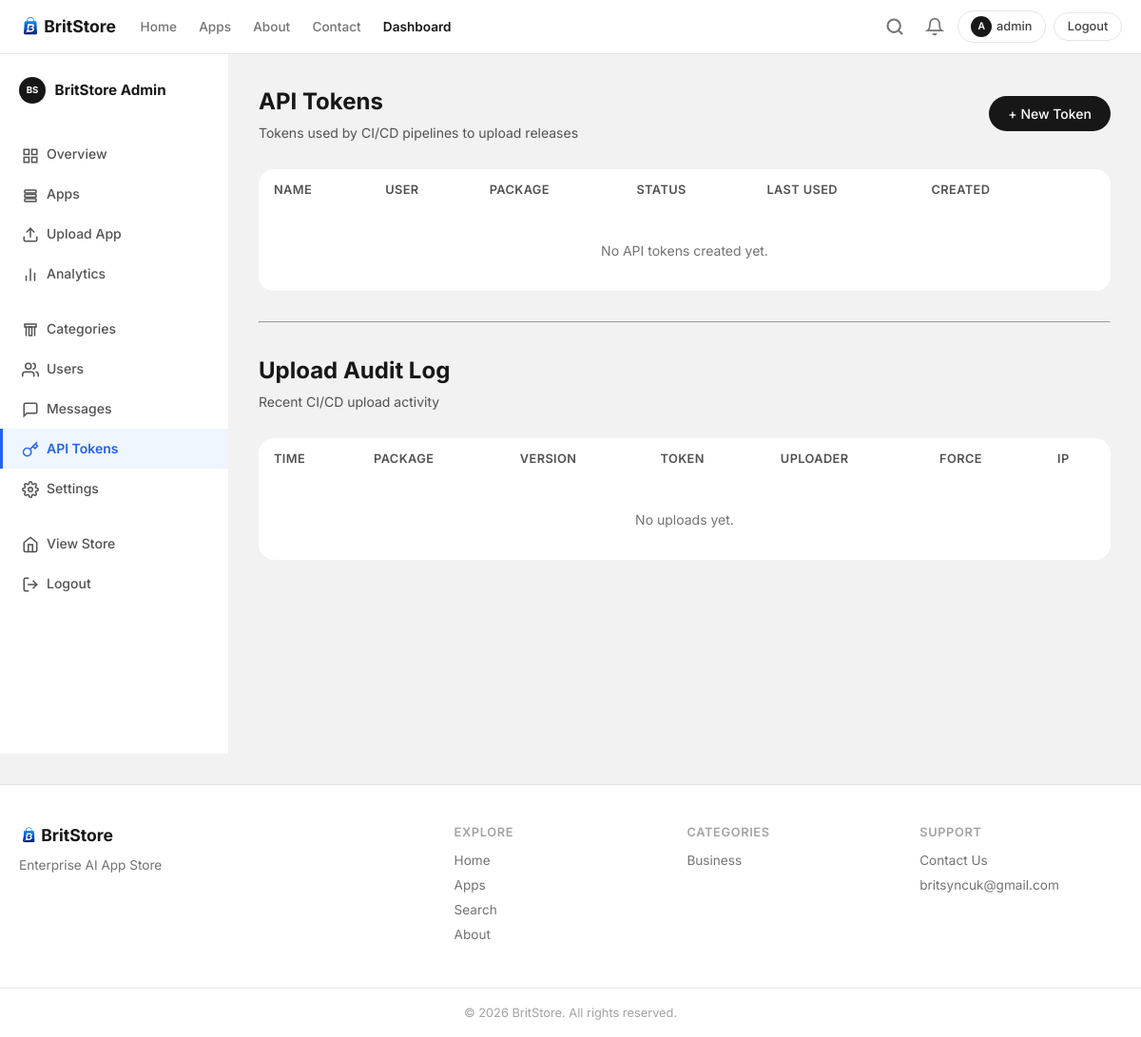
Page /dashboard/api-tokens/ (signed in) on the earlier database version.
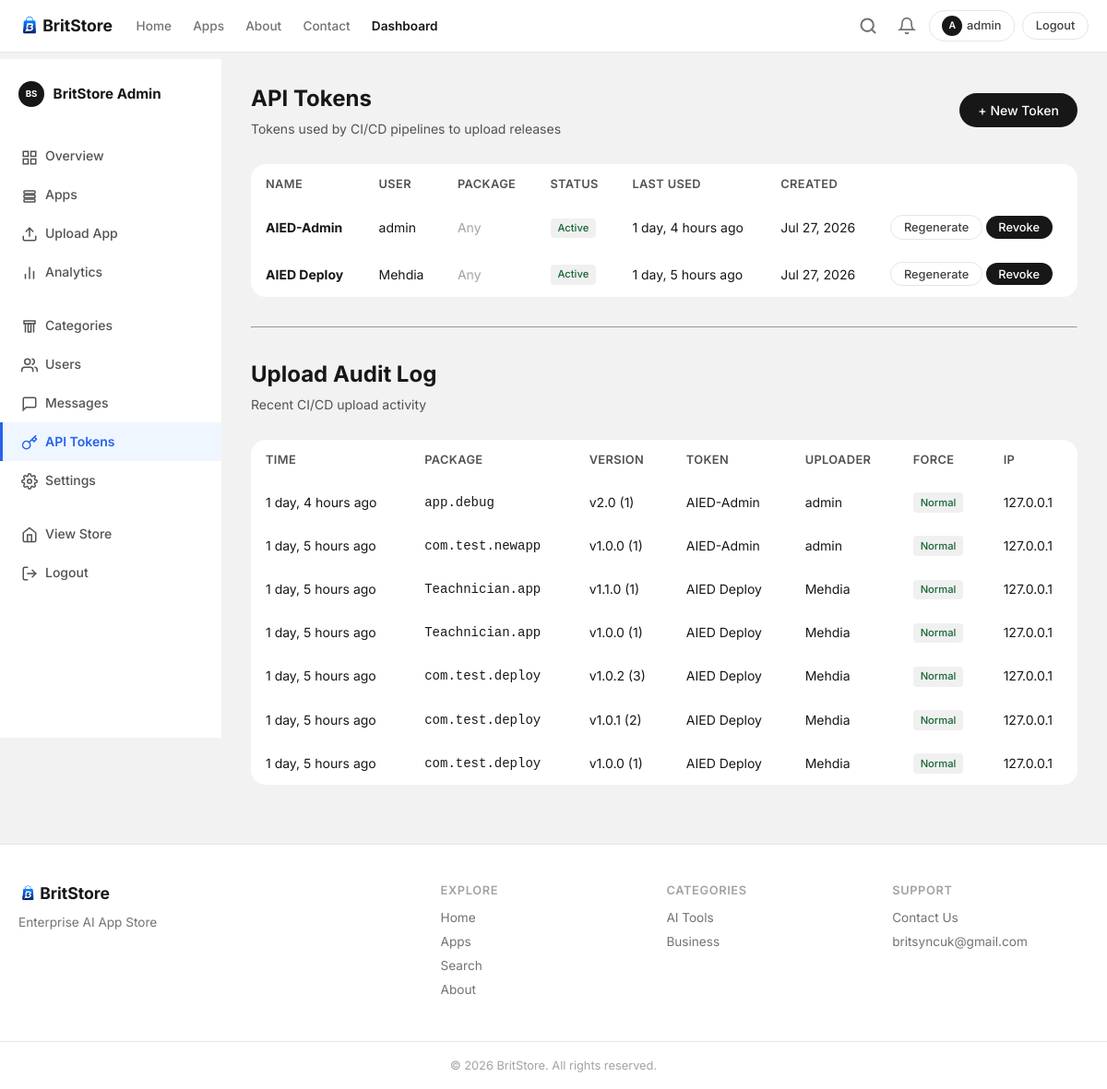
Same page on the later database version.
### store/models.py (models this page shows, shortened)
class Category(models.Model):
    name = models.CharField(max_length=100, unique=True)
    slug = models.SlugField(max_length=120, unique=True, blank=True)
    description = models.TextField(blank=True)
    icon = models.ImageField(upload_to='category_icons/', blank=True)
    icon_emoji = models.CharField(max_length=10, blank=True, help_text='Fallback emoji if no icon image')
    created_at = models.DateTimeField(auto_now_add=True)
    class Meta:
        verbose_name_plural = 'Categories'
        ordering = ['name']

class ApiToken(models.Model):
    user = models.ForeignKey(User, on_delete=models.CASCADE, related_name='api_tokens')
    name = models.CharField(max_length=100, help_text='Label for this token (e.g. "GitHub Actions - MyApp")')
    package_name = models.CharField(
        max_length=200, blank=True, default='',
        help_text='If set, this token can only upload releases for this package name (e.g. com.ascentra.crm). Leave empty for unrestricted access.',
    )
    token_hash = models.CharField(max_length=64, unique=True, editable=False, db_index=True, null=True)
    is_active = models.BooleanField(default=True)
    created_at = models.DateTimeField(auto_now_add=True)
    last_used = models.DateTimeField(null=True, blank=True)
    _raw_cache = None  # holds the raw token between generate and save
    class Meta:
        ordering = ['-created_at']

class User(AbstractUser):
    ROLE_SUPER_ADMIN = 'super_admin'
    ROLE_APP_MANAGER = 'app_manager'
    ROLE_NORMAL_USER = 'normal_user'
    ROLE_CHOICES = [
        (ROLE_SUPER_ADMIN, 'Super Admin'),
        (ROLE_APP_MANAGER, 'App Manager'),
        (ROLE_NORMAL_USER, 'Normal User'),
    ]
    role = models.CharField(max_length=20, choices=ROLE_CHOICES, default=ROLE_NORMAL_USER)
    is_fingerprint_user = models.BooleanField(default=False)
    has_upgraded = models.BooleanField(default=False)
    class Meta:
        ordering = ['username']
    @property
    def is_super_admin(self):
        return self.role == self.ROLE_SUPER_ADMIN or self.is_superuser
    @property
    def can_access_dashboard(self):
        return self.is_super_admin or self.is_app_manager or self.is_staff
    @property
    def avatar_letter(self):
        return self.username[0].upper() if self.username else '?'

class UploadAuditLog(models.Model):
    token = models.ForeignKey(ApiToken, on_delete=models.SET_NULL, null=True, blank=True, related_name='audit_logs')
    token_name = models.CharField(max_length=100, blank=True, default='')
    uploader = models.ForeignKey(User, on_delete=models.SET_NULL, null=True, blank=True, related_name='upload_audit_logs')
    package_name = models.CharField(max_length=200)
    version = models.CharField(max_length=50)
    version_code = models.IntegerField(default=1)
    force_update = models.BooleanField(default=False)
    apk_path = models.CharField(max_length=500, blank=True, default='')
    ip_address = models.GenericIPAddressField(null=True, blank=True)
    created_at = models.DateTimeField(auto_now_add=True)
    class Meta:
        ordering = ['-created_at']
        verbose_name = 'Upload Audit Log'
        verbose_name_plural = 'Upload Audit Logs'

### store/views.py (the view)
# urls.py: path('dashboard/api-tokens/', views.manage_api_tokens, name='dashboard_api_tokens'),
@super_admin_required
def manage_api_tokens(request):
    tokens = ApiToken.objects.select_related('user').all()
    ctx = {
        'tokens': tokens,
        'audit_logs': UploadAuditLog.objects.select_related('token', 'uploader').all()[:50],
    }
    for k in ('new_api_token', 'new_api_token_name', 'new_api_token_package'):
        val = request.session.pop(k, None)
        if val:
            ctx[k] = val
    return render(request, 'dashboard/api_tokens.html', ctx)

### store/context_processors.py (called while the page is built)
def site_context(request):
    settings_obj = WebsiteSettings.get_solo()
    from store.models import Category, Notification
    nav_categories = Category.objects.annotate(
        published_count=Count('apps', filter=Q(apps__published=True)),
    ).filter(published_count__gt=0)[:8]
    notifications = []
    unread_notifications = 0
    if request.user.is_authenticated and request.user.is_super_admin:
        notifications = Notification.objects.all()[:10]
        unread_notifications = Notification.objects.filter(is_read=False).count()
    return {
        'site_settings': settings_obj,
        'nav_categories': nav_categories,
        'notifications': notifications,
        'unread_notifications': unread_notifications,
    }

### store/models.py (called while the page is built)
    @classmethod
    def get_solo(cls):
        obj, _ = cls.objects.get_or_create(pk=1)
        return obj

### store/permissions.py (called while the page is built)
def super_admin_required(view_func):
    @dashboard_required
    @wraps(view_func)
    def wrapper(request, *args, **kwargs):
        if not request.user.is_super_admin:
            messages.error(request, 'Super Admin access required.')
            raise PermissionDenied
        return view_func(request, *args, **kwargs)
    return wrapper

### templates/dashboard/api_tokens.html (shortened to what this page needs)
{% extends 'base.html' %}
{% load static %}
{% block extra_css %}<link rel="stylesheet" href="{% static 'css/dashboard.css' %}">{% endblock %}
{% block content %}
<div class="dashboard-layout">
{% include 'dashboard/sidebar.html' %}
<div class="dashboard-main">
<div class="dashboard-header flex-between">
    <div>
        <h1>API Tokens</h1>
        <p>Tokens used by CI/CD pipelines to upload releases</p>
    </div>
    <a href="{% url 'dashboard_api_token_create' %}" class="btn btn-primary">+ New Token</a>
</div>
<div class="card">
    <table class="dash-table">
        <thead>
            <tr>
                <th>Name</th>
                <th>User</th>
                <th>Package</th>
                <th>Status</th>
                <th>Last Used</th>
                <th>Created</th>
                <th></th>
            </tr>
        </thead>
        <tbody>
            {% for tok in tokens %}
            <tr>
                <td><strong>{{ tok.name }}</strong></td>
                <td>{{ tok.user.username }}</td>
                <td>{% if tok.package_name %}<code>{{ tok.package_name }}</code>{% else %}<span class="text-muted">Any</span>{% endif %}</td>
                <td>{% if tok.is_active %}<span class="badge badge-success">Active</span>{% else %}<span class="badge badge-error">Revoked</span>{% endif %}</td>
                <td>{{ tok.last_used|timesince|default:"Never" }} ago</td>
                <td>{{ tok.created_at|date:"M d, Y" }}</td>
                <td style="white-space:nowrap">
                    {% if tok.is_active %}
                    <form method="post" action="{% url 'dashboard_api_token_regenerate' tok.pk %}" style="display:inline">
                        <button class="btn btn-sm btn-outline" onclick="return confirm('Regenerate this token? Apps using it will stop working until updated.')">Regenerate</button>
                    </form>
                    <form method="post" action="{% url 'dashboard_api_token_revoke' tok.pk %}" style="display:inline">
                        <button class="btn btn-sm btn-danger" onclick="return confirm('Revoke this token? This cannot be undone.')">Revoke</button>
                    </form>
                    {% else %}
                    <span class="text-muted">Revoked</span>
                    {% endif %}
                </td>
            </tr>
            {% empty %}
            <tr>
                <td colspan="7" style="text-align:center;padding:2rem;color:var(--gray-500)">No API tokens created yet.</td>
            </tr>
            {% endfor %}
        </tbody>
    </table>
</div>
<hr style="margin:2rem 0">
<div class="dashboard-header">
    <div>
        <h2>Upload Audit Log</h2>
        <p>Recent CI/CD upload activity</p>
    </div>
</div>
<div class="card">
    <table class="dash-table">
        <thead>
            <tr>
                <th>Time</th>
                <th>Package</th>
                <th>Version</th>
                <th>Token</th>
                <th>Uploader</th>
                <th>Force</th>
                <th>IP</th>
            </tr>
        </thead>
        <tbody>
            {% for log in audit_logs %}
            <tr>
                <td>{{ log.created_at|timesince }} ago</td>
                <td><code>{{ log.package_name }}</code></td>
                <td>v{{ log.version }} ({{ log.version_code }})</td>
                <td>{{ log.token_name }}</td>
                <td>{{ log.uploader.username|default:"?" }}</td>
                <td>{% if log.force_update %}<span class="badge badge-error">Force</span>{% else %}<span class="badge badge-success">Normal</span>{% endif %}</td>
                <td>{{ log.ip_address|default:"—" }}</td>
            </tr>
            {% empty %}
            <tr>
                <td colspan="7" style="text-align:center;padding:2rem;color:var(--gray-500)">No uploads yet.</td>
            </tr>
            {% endfor %}
        </tbody>
    </table>
</div>
</div>
</div>
{% endblock %}

### templates/base.html (shortened to what the changed rows need)
{% load static %}
<!DOCTYPE html>
<html lang="en">
<head>
    <link rel="stylesheet" href="{% static 'css/style.css' %}?v=2">
    {% block extra_css %}{% endblock %}
</head>
<body>
    <main>
        {% block content %}{% endblock %}
    </main>
    <footer class="site-footer">
        <div class="container footer-grid">
            <div class="footer-links">
                <h4>Categories</h4>
                {% for cat in nav_categories|slice:":5" %}
                <a href="{% url 'category' cat.slug %}">{{ cat.name }}</a>
                {% empty %}
                <span class="text-muted">No categories yet</span>
                {% endfor %}
            </div>
        </div>
    </footer>
</body>
</html>

Differences in the rows shown:
added ApiToken: name "AIED-Admin", user.username "admin", package_name "Any", is_active "Active", last_used "1 day, 4 hours", created_at "Jul 27, 2026"
added ApiToken: name "AIED Deploy", user.username "Mehdia", package_name "Any", is_active "Active", last_used "1 day, 5 hours", created_at "Jul 27, 2026"
added UploadAuditLog: created_at "1 day, 4 hours", package_name "app.debug", version "2.0", version_code "1", token_name "AIED-Admin", uploader.username "admin", force_update "Normal", ip_address "127.0.0.1"
added UploadAuditLog: created_at "1 day, 5 hours", package_name "com.test.newapp", version "1.0.0", version_code "1", token_name "AIED-Admin", uploader.username "admin", force_update "Normal", ip_address "127.0.0.1"
added UploadAuditLog: created_at "1 day, 5 hours", package_name "Teachnician.app", version "1.1.0", version_code "1", token_name "AIED Deploy", uploader.username "Mehdia", force_update "Normal", ip_address "127.0.0.1"
added UploadAuditLog: created_at "1 day, 5 hours", package_name "Teachnician.app", version "1.0.0", version_code "1", token_name "AIED Deploy", uploader.username "Mehdia", force_update "Normal", ip_address "127.0.0.1"
added UploadAuditLog: created_at "1 day, 5 hours", package_name "com.test.deploy", version "1.0.2", version_code "3", token_name "AIED Deploy", uploader.username "Mehdia", force_update "Normal", ip_address "127.0.0.1"
added UploadAuditLog: created_at "1 day, 5 hours", package_name "com.test.deploy", version "1.0.1", version_code "2", token_name "AIED Deploy", uploader.username "Mehdia", force_update "Normal", ip_address "127.0.0.1"
added UploadAuditLog: created_at "1 day, 5 hours", package_name "com.test.deploy", version "1.0.0", version_code "1", token_name "AIED Deploy", uploader.username "Mehdia", force_update "Normal", ip_address "127.0.0.1"
now on this page (row unchanged): Category: name "AI Tools"
Other differences:
text no longer shown: "No API tokens created yet. No uploads yet."
